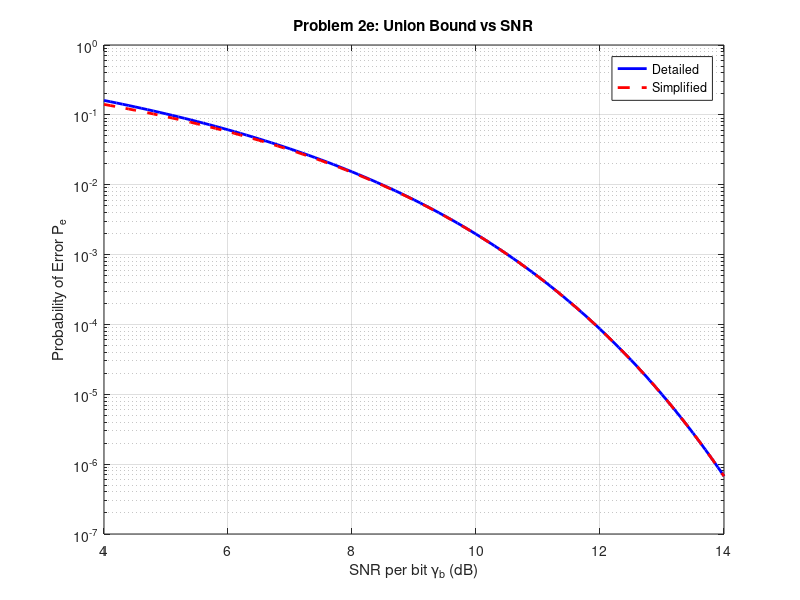

Write MATLAB code to recreate this figure. (Note: this script raises an error after producing the figure.)
% Taha Akhlaq - Communication Theory Problem Set 5
clc; clear; close all;

q = @(x) 0.5 * erfc(x / sqrt(2));

%% Problem 1

% Parameters
SNR_dB = 4;
gamma_b = 10^(SNR_dB/10); 

% Case 1: Coherent Orthogonal 
P_coh1 = q(sqrt(gamma_b));

% Case 2: Coherent Optimal FSK 
rho = -0.217;
P_coh2 = q(sqrt((1 - rho) * gamma_b));

% Case 1: Noncoherent Orthogonal
P_noncoh1 = 0.5 * exp(-gamma_b / 2);

fprintf('Problem 1:\n');
fprintf('  Coherent Orthogonal (P_coh1): %.4f\n', P_coh1);
fprintf('  Coherent Optimal (P_coh2): %.4f\n', P_coh2);
fprintf('  Noncoherent Orthogonal (P_noncoh1): %.4f\n', P_noncoh1);
fprintf('  Noncoherent Optimal (P_noncoh2): [See Written Work]\n');
fprintf('\n');

%% Problem 2d & 2e

% Coefficients
ak = [2.5, 1.5, 1.0, 1.0, 0.5, 0.5];
bk = [1, 2, 4, 5, 9, 10];

% SNR Vector
gamma_dB_vec = 4:0.1:14;
gamma_lin_vec = 10.^(gamma_dB_vec / 10);

% Pre-allocate
Pe_detailed = zeros(size(gamma_lin_vec));
Pe_simple   = zeros(size(gamma_lin_vec));

% Calculations
for k = 1:length(gamma_lin_vec)
    gb = gamma_lin_vec(k);
    Pe_detailed(k) = sum(ak .* q(sqrt(bk .* gb)));
    Pe_simple(k)   = ak(1) * q(sqrt(bk(1) * gb));
end

% Output at 10 dB
idx_10 = find(abs(gamma_dB_vec - 10) < 1e-5);
fprintf('Problem 2:\n');
fprintf('  Detailed Pe: %.4e\n', Pe_detailed(idx_10));
fprintf('  Simple Pe: %.4e\n', Pe_simple(idx_10));
fprintf('\n');

% Plot
figure('Name', 'Problem 2e');
semilogy(gamma_dB_vec, Pe_detailed, 'b-', 'LineWidth', 2); 
hold on;
semilogy(gamma_dB_vec, Pe_simple, 'r--', 'LineWidth', 2);
grid on;
title('Problem 2e: Union Bound vs SNR');
xlabel('SNR per bit \gamma_b (dB)');
ylabel('Probability of Error P_e');
legend('Detailed', 'Simplified');
axis([4 14 1e-7 1]);

%% Problem 6d

% Parameters
Rs = 48e3;
beta = 0.2;
L = 16;
span = 3;

% Transmit Filter
h_tx = rcosdesign(beta, span, L, 'sqrt');

% Matched Filter Output
g_matched = conv(h_tx, h_tx);


peak_val = max(abs(g_matched));
norm_scale = 1 / sqrt(peak_val);
h_tx = h_tx * norm_scale;
g_matched = conv(h_tx, h_tx);

% Plot
figure('Name', 'Problem 6d');
subplot(2,1,1); 
stem(h_tx, 'filled');
title('Transmit Pulse (\surdRC)');
xlabel('Samples'); ylabel('Amplitude'); 
grid on;

subplot(2,1,2); 
stem(g_matched, 'filled');
title('Matched Filter Output (RC)');
xlabel('Samples'); ylabel('Amplitude'); 
grid on;

%% Problem 6e

% Peak center index
mid_idx = ceil(length(g_matched)/2);

idx_all = 1:length(g_matched);
is_symbol = mod(idx_all - mid_idx, L) == 0;

% Interference indices
idx_interf = idx_all(is_symbol & (idx_all ~= mid_idx));

% Worst Case ISI
vals_interf = g_matched(idx_interf);
I_worst = sum(abs(vals_interf));

% SIR Calculation
P_sig = 1^2;
P_int_worst = I_worst^2;

SIR0_lin = P_sig / P_int_worst;
SIR0_dB  = 10 * log10(SIR0_lin);

fprintf('Problem 6:\n');
fprintf('  e: Theoretical SIR_0: %.2f dB\n', SIR0_dB);

%% Problem 6f

% SNIR = SIR0 - 5dB
target_SNIR_dB = SIR0_dB - 5;
target_SNIR_lin = 10^(target_SNIR_dB/10);

% 1/SNIR = 1/SNR + 1/SIR
inv_SNR = (1/target_SNIR_lin) - (1/SIR0_lin);
req_SNR_lin = 1 / inv_SNR;
req_SNR_dB  = 10 * log10(req_SNR_lin);

fprintf('  f: Target SNIR: %.2f dB\n', target_SNIR_dB);
fprintf('  f: Required SNR: %.2f dB\n', req_SNR_dB);
fprintf('\n');

%% Problem 7a

% Generate bits and map to QPSK
total_bits = 1e5;
raw_bits = randi([0 1], 1, total_bits);

N_sym = total_bits / 2;
qpsk_seq = zeros(1, N_sym);

for k = 1:N_sym
    pair = raw_bits(2*k-1 : 2*k);
    if isequal(pair, [0 0]),     s =  1 + 1j;
    elseif isequal(pair, [0 1]), s = -1 + 1j;
    elseif isequal(pair, [1 1]), s = -1 - 1j;
    else,                        s =  1 - 1j;
    end
    qpsk_seq(k) = s;
end

% Upsample and Filter
seq_up = upsample(qpsk_seq, L);
waveform_tx = conv(seq_up, h_tx);

% Plot Envelope
figure('Name', 'Problem 7a');
plot(abs(waveform_tx(1:1000))); 
title('7a Transmitted Envelope');
xlabel('Sample'); ylabel('Magnitude');
grid on;

% Calculate Transmitted SIR
[peak_h, loc_h] = max(abs(h_tx));

% Identify interference samples
idx_all = 1:length(h_tx);
idx_int = idx_all(mod(idx_all - loc_h, L) == 0 & idx_all ~= loc_h);

% Calculate Powers
P_sig_tx = 2 * peak_h^2;
P_isi_tx = 2 * sum(abs(h_tx(idx_int)).^2);

SIR_tx_dB = 10 * log10(P_sig_tx / P_isi_tx);
fprintf('Problem 7:\n');
fprintf('  a: Transmitted Average SIR: %.2f dB\n', SIR_tx_dB);

%% Problem 7b

% Target Noise Power 
Ps_out = 2; 
Pn_out_req = Ps_out / (10^(req_SNR_dB/10));

% Input Noise Variance
E_filt = sum(abs(h_tx).^2);
Pn_in = Pn_out_req / E_filt;
n_scale = sqrt(Pn_in / 2);

% Generate Noise and Add to Signal
noise = n_scale * (randn(size(waveform_tx)) + 1j*randn(size(waveform_tx)));
rx_sig = waveform_tx + noise;

% Matched Filter
mf_out = conv(rx_sig, h_tx);

% Plot Envelope
figure('Name', 'Problem 7b');
plot(abs(mf_out(1:1000))); 
title('7b Matched Filter Envelope (Noisy)'); 
xlabel('Sample'); ylabel('Magnitude');
grid on;

% Output SNIR
c_idx = ceil(length(g_matched)/2);
k_idx = 1:length(g_matched);
isi_mask = mod(k_idx - c_idx, L) == 0 & (k_idx ~= c_idx);
g_isi = g_matched(isi_mask);

% Average ISI Power
Pi_out = 2 * sum(abs(g_isi).^2);
P_total = Pi_out + Pn_out_req;

SNIR_final = 10 * log10(Ps_out / P_total);
fprintf('  b: Output SNIR (Average): %.2f dB\n', SNIR_final);

%% Problem 7c

delay_samples = span * L;
start_idx = delay_samples + 1;

% Downsample Matched Filter Output
sample_indices = start_idx : L : (start_idx + (N_sym-1)*L);
rx_soft = mf_out(sample_indices);

% Decode Bits
rx_bits = zeros(1, total_bits);

for k = 1:length(rx_soft)
    val = rx_soft(k);
    re = real(val); im = imag(val);
    
    if re >= 0
        if im >= 0, pair = [0 0]; % Q1
        else,       pair = [1 0]; % Q4
        end
    else
        if im >= 0, pair = [0 1]; % Q2
        else,       pair = [1 1]; % Q3
        end
    end
    rx_bits(2*k-1 : 2*k) = pair;
end

% Count Errors
bit_errs = sum(raw_bits ~= rx_bits);
BER_val = bit_errs / total_bits;

% Symbol Errors
tx_pairs = reshape(raw_bits, 2, []).';
rx_pairs = reshape(rx_bits, 2, []).';
sym_errs = sum(any(tx_pairs ~= rx_pairs, 2));
SER_val = sym_errs / N_sym;

fprintf('  c: Bit Errors: %d\n', bit_errs);
fprintf('  c: BER: %.2e\n', BER_val);
fprintf('  c: Symbol Errors: %d\n', sym_errs);
fprintf('  c: SER: %.2e\n', SER_val);